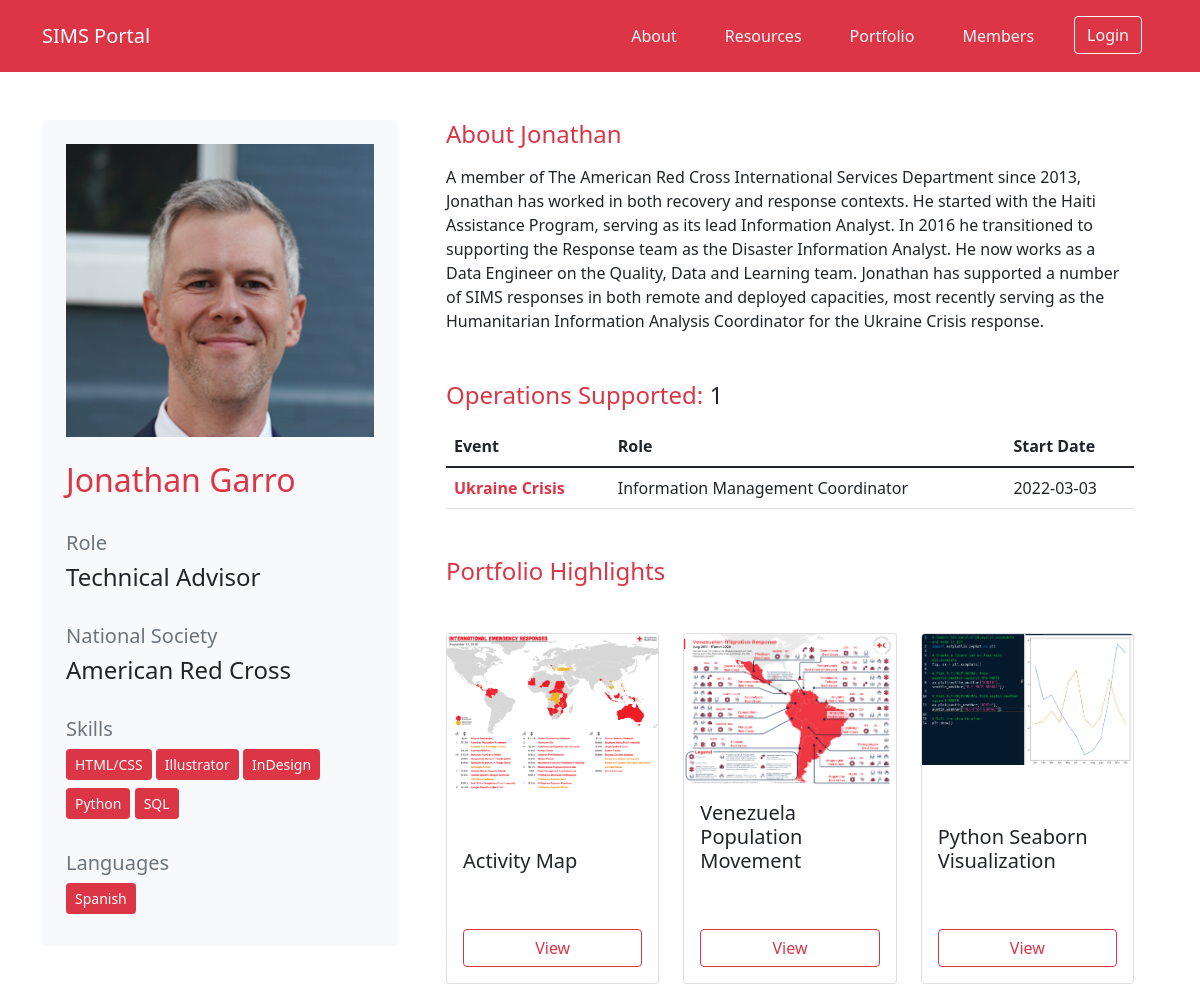
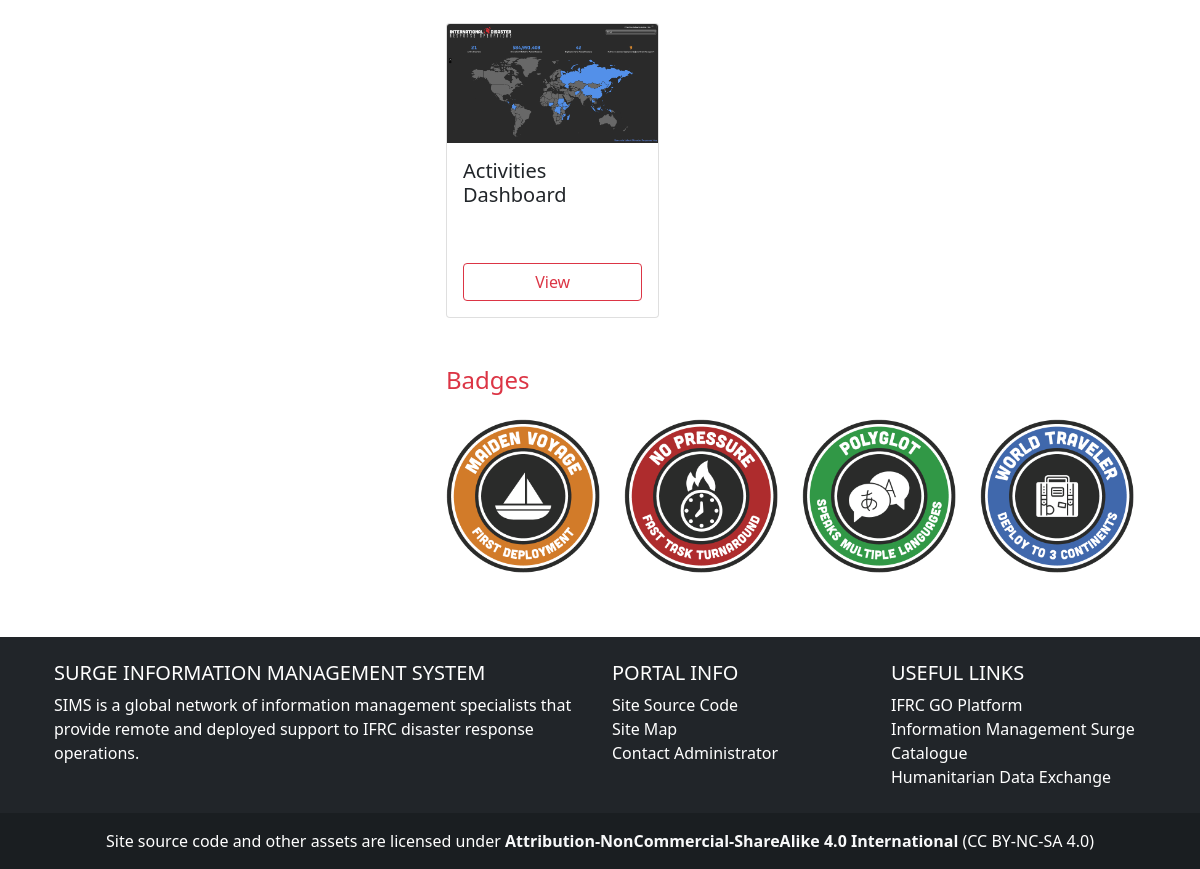
/profile/view/1, run on the app's committed database (2 pictures, top to bottom).
### SIMS_Portal/models.py (models this page shows, shortened)
class User(db.Model, UserMixin):
	__tablename__ = 'user'
	id = db.Column(db.Integer, primary_key=True)
	firstname = db.Column(db.String(40), nullable=False)
	lastname = db.Column(db.String(40), nullable=False)
	status = db.Column(db.String(20), default='Pending')
	birthday = db.Column(db.Date)
	email = db.Column(db.String(120), unique=True, nullable=False)
	password = db.Column(db.String(60), nullable=False)
	molnix_id = db.Column(db.Integer)
	job_title = db.Column(db.String(120))
	bio = db.Column(db.Text)
	is_admin = db.Column(db.Boolean, default=False)
	roles = db.Column(db.String(1000))
	languages = db.Column(db.String(1000))
	image_file = db.Column(db.String(20), nullable=False, default='default.png')
	twitter = db.Column(db.String(120))
	slack_id = db.Column(db.String(120))
	github = db.Column(db.String(120))
	messaging_number_country_code = db.Column(db.Integer)
	messaging_number = db.Column(db.Integer)
	ns_id = db.Column(db.Integer, ForeignKey('nationalsociety.ns_go_id'))
	assignments = db.relationship('Assignment', backref='assigned_member')
	products = db.relationship('Portfolio', backref='creator', lazy=True)
	skills = db.relationship('Skill', secondary='user_skill', backref='members_with_skill')
	languages = db.relationship('Language', secondary='user_language', backref='members_with_language')
	badges = db.relationship('Badge', secondary='user_badge', backref='members_with_badge')
	created_at = db.Column(db.DateTime, server_default=func.now())
	updated_at = db.Column(db.DateTime, onupdate=func.now())

class NationalSociety(db.Model):
	__tablename__ = 'nationalsociety'
	id = db.Column(db.Integer, primary_key=True)
	ns_name = db.Column(db.String(120), nullable=False)
	country_name = db.Column(db.String(120), nullable=False)
	ns_go_id = db.Column(db.Integer)
	users = db.relationship('User', backref='national_society', lazy=True)
	created_at = db.Column(db.DateTime, server_default=func.now())
	updated_at = db.Column(db.DateTime, onupdate=func.now())

class Skill(db.Model):
	__tablename__ = 'skill'
	id = db.Column(db.Integer, primary_key=True)
	name = db.Column(db.String)

class Language(db.Model):
	__tablename__ = 'language'
	id = db.Column(db.Integer, primary_key=True)
	name = db.Column(db.String)

class Emergency(db.Model):
	__tablename__ = 'emergency'
	id = db.Column(db.Integer, primary_key=True)
	emergency_name = db.Column(db.String(100), nullable=False)
	emergency_glide = db.Column(db.String(20))
	emergency_go_id = db.Column(db.Integer)
	emergency_location_id = db.Column(db.Integer)
	emergency_review_id = db.Column(db.Integer)
	activation_details = db.Column(db.String(1000))
	slack_channel = db.Column(db.String)
	dropbox_url = db.Column(db.String)
	trello_url = db.Column(db.String)
	emergency_type_id = db.Column(db.Integer, db.ForeignKey('emergencytype.id'))
	emergency_products = db.relationship('Portfolio', backref='emergency_response', lazy=True)
	assigned_to = db.relationship('Assignment', backref='assigned_emergency', lazy=True)
	created_at = db.Column(db.DateTime, server_default=func.now())
	updated_at = db.Column(db.DateTime, onupdate=func.now())

class Assignment(db.Model):
	__tablename__ = 'assignment'
	id = db.Column(db.Integer, primary_key=True)
	role = db.Column(db.String(100))
	start_date = db.Column(db.Date, nullable=False, default=datetime.utcnow)
	end_date = db.Column(db.Date, nullable=False)
	remote = db.Column(db.Boolean)
	assignment_details = db.Column(db.String(1000))
	user_id = db.Column(db.Integer, db.ForeignKey('user.id'))
	emergency_id = db.Column(db.Integer, db.ForeignKey('emergency.id'), default=0)
	created_at = db.Column(db.DateTime, server_default=func.now())
	updated_at = db.Column(db.DateTime, onupdate=func.now())

class Portfolio(db.Model):
	__tablename__ = 'portfolio'
	id = db.Column(db.Integer, primary_key=True)
	title = db.Column(db.String(200), nullable=False)
	type = db.Column(db.String(100), nullable=False)
	description = db.Column(db.Text)
	final_file_location = db.Column(db.String(100), nullable=False)
	asset_file_location = db.Column(db.String(100))
	external = db.Column(db.Boolean, default=False)
	creator_id = db.Column(db.Integer, db.ForeignKey('user.id'), nullable=False)
	emergency_id = db.Column(db.Integer, db.ForeignKey('emergency.id'))
	created_at = db.Column(db.DateTime, server_default=func.now())
	updated_at = db.Column(db.DateTime, onupdate=func.now())

### tables this page shows
CREATE TABLE user_skill (
	user_id INTEGER, 
	skill_id INTEGER, 
	FOREIGN KEY(user_id) REFERENCES user (id), 
	FOREIGN KEY(skill_id) REFERENCES skill (id)
);

CREATE TABLE user_language (
	user_id INTEGER, 
	language_id INTEGER, 
	FOREIGN KEY(user_id) REFERENCES user (id), 
	FOREIGN KEY(language_id) REFERENCES language (id)
);

### SIMS_Portal/users/routes.py (the view)
@users.route('/profile/view/<int:id>')
def view_profile(id):
	user_info = User.query.filter(User.id==id).first()
	try:
		ns_association = db.session.query(User, NationalSociety).join(NationalSociety, NationalSociety.ns_go_id == User.ns_id).filter(User.id==id).with_entities(NationalSociety.ns_name).first()[0]
	except:
		ns_association = 'None'
	try:
		assignment_history = db.session.query(User, Assignment, Emergency).join(Assignment, Assignment.user_id==User.id).join(Emergency, Emergency.id==Assignment.emergency_id).filter(User.id==id).all()
	except:
		pass
	deployment_history_count = len(assignment_history)
	user_portfolio = db.session.query(User, Portfolio).join(Portfolio, Portfolio.creator_id==id).filter(User.id==id).all()
	skills_list = db.engine.execute("SELECT * FROM user JOIN user_skill ON user.id = user_skill.user_id JOIN skill ON skill.id = user_skill.skill_id WHERE user.id=:member_id", {'member_id': id})
	languages_list = db.engine.execute("SELECT * FROM user JOIN user_language ON user.id = user_language.user_id JOIN language ON language.id = user_language.language_id WHERE user.id=:member_id", {'member_id': id})
	profile_picture = url_for('static', filename='assets/img/avatars/' + user_info.image_file)
	return render_template('profile_member.html', title='Member Profile', profile_picture=profile_picture, ns_association=ns_association, user_info=user_info, assignment_history=assignment_history, deployment_history_count=deployment_history_count, user_portfolio=user_portfolio, skills_list=skills_list, languages_list=languages_list)

### SIMS_Portal/templates/profile_member.html (shortened to what this page needs)
{% extends "layout.html" %}
{% block content %}
<div class="container">
	<div class="row my-5">
		<div class="col col-md-4 rounded rounded-3">
			<div class="card border-0 p-4 bg-light">
				<div class="row">
					<img src="{{ profile_picture }}" class="img-fluid mb-4" >
				</div>
				<div class="row">
					<h2 class="text-danger">{{ user_info.firstname }} {{ user_info.lastname }}</h2>
				</div>
				<div class="row">
					<h5 class="text-secondary mt-4">Role</h5>
					<h4>{{ user_info.job_title }}</h4>
				</div>
				<div class="row">
					<h5 class="text-secondary mt-4">National Society</h5>
					<h4>{{ ns_association }}</h4>
				</div>
				<div class="row">
					<div>
					<h5 class="text-secondary mt-4">Skills</h5>
					{% for skill in skills_list %}
						<button type="button" class="btn btn-danger btn-sm mb-2">{{skill.name}}</button>
					{% endfor %}
					</div>
				</div>
				<div class="row">
					<div>
					<h5 class="text-secondary mt-4">Languages</h5>
					{% for language in languages_list %}
						<button type="button" class="btn btn-danger btn-sm mb-2">{{language.name}}</button>
					{% endfor %}
					</div>
				</div>
			</div>
		</div>
		<div class="col mx-4">
			<div class='mb-5'>
				<h4 class="mb-3 text-danger">About {{ user_info.firstname }}</h4>
				{{ user_info.bio }}
			</div>
			<div class='mb-5'>
				<h4 class="mb-3 text-danger">Operations Supported: <span class='text-dark'>{{ deployment_history_count }}</span></h4>
				{% if deployment_history_count == 0 %}
					No deployments yet or remote support provided yet.
				{% else %}
				<table class="table">
				  <thead class="">
					<tr>
					  <th>Event</th>
					  <th>Role</th>
					  <th>Start Date</th>
					</tr>
				  </thead>
				  <tbody>
					  {% for assignment in assignment_history %}
					  <tr>
						<td class="fw-bold"><a href="/emergency/{{assignment.Emergency.id}}" class="link-danger">{{assignment.Emergency.emergency_name}}</a></td>
						<td>{{assignment.Assignment.role}}</td>
						<td>{{assignment.Assignment.start_date}}</td>
					  </tr>
					  {% endfor %}
				  </tbody>
				</table>
				{% endif %}
			</div>
			<div class='mb-5'>
				<h4 class="mb-3 text-danger">Portfolio Highlights</h4>
				<div class="row row-cols-3 row-cols-md-3 g-4 mt-4">
				{% for product in user_portfolio %}
					<div class="col d-flex align-items-stretch">
						<div class="card" style="width: 18rem;">
						  <img src="/static/assets/portfolio/{{product.Portfolio.final_file_location}}" class="card-img-top" alt="...">
						  <div class="card-body d-flex flex-column">
							<h5 class="card-title mt-auto">{{product.Portfolio.title}}</h5>
							<a href="/portfolio/view/{{product.Portfolio.id}}" class="mt-5 btn btn-outline-danger">View</a>
						  </div>
						</div>
					</div>
				{% endfor %}
				</div>
			</div>
			<div class='mb-3'>
			<h4 class="mb-4 text-danger">Badges</h4>
			<div class="row">
				<div class="col">
					<img src='/static/assets/img/badges/Maiden-Voyage.png' class="img-fluid">
				</div>
				<div class="col">
					<img src='/static/assets/img/badges/Fast-Turnaround.png' class="img-fluid">
				</div>
				<div class="col">
					<img src='/static/assets/img/badges/Polyglot.png' class="img-fluid">
				</div>
				<div class="col">
					<img src='/static/assets/img/badges/World-Traveler.png' class="img-fluid">
				</div>
			</div>
			</div>
		</div>
	</div>
</div>
{% endblock content %}

### SIMS_Portal/static/css/main.css (style rules this page uses)
a:link { text-decoration: none; }
body { position: relative; }

### data on the page
User: firstname "Jonathan", lastname "Garro", job_title "Technical Advisor", bio "A member of The American Red Cross International Services Department since 2013, Jonathan has worked in both recovery and response contexts. He started with the Haiti Assistance Program, serving as its lead Information Analyst. In 2016 he transitioned to supporting the Response team as the Disaster Information Analyst. He now works as a Data Engineer on the Quality, Data and Learning team. Jonathan has supported a number of SIMS responses in both remote and deployed capacities, most recently serving as the Humanitarian Information Analysis Coordinator for the Ukraine Crisis response.", Emergency.emergency_name "Ukraine Crisis", Assignment.role "Information Management Coordinator", Assignment.start_date "2022-03-03", Portfolio.final_file_location (picture), Portfolio "Activity Map", Portfolio "Venezuela Population Movement", Portfolio "Python Seaborn Visualization", Portfolio "Activities Dashboard"
NationalSociety: ns_name "American Red Cross"
user_skill: name "HTML/CSS"
user_skill: name "Illustrator"
user_skill: name "InDesign"
user_skill: name "Python"
user_skill: name "SQL"
user_language: name "Spanish"

### other printed values
{{ deployment_history_count }} "1"
